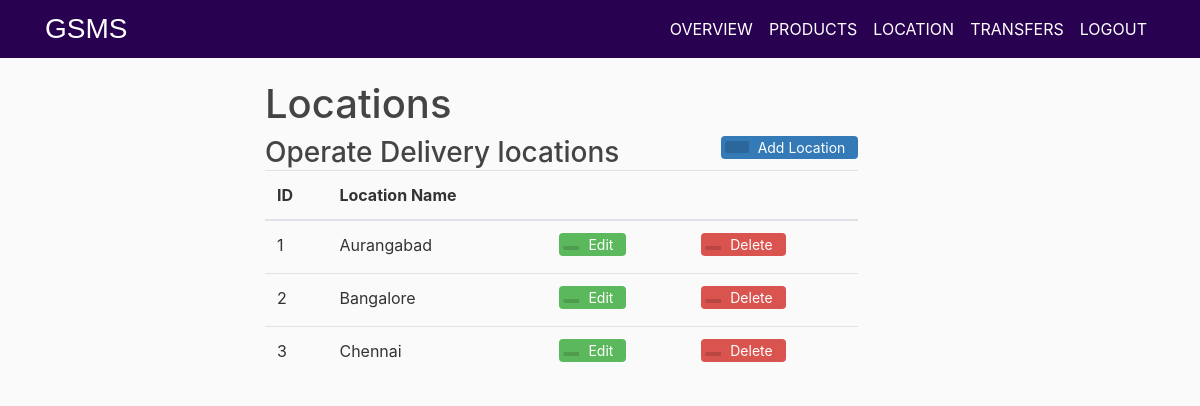
/Location, run on the app's committed database.
### app.py (models this page shows, shortened)
class Location(db.Model):
    loc_id = db.Column(db.Integer, primary_key= True)
    loc_name = db.Column(db.String(20),unique = True, nullable = False)

### app.py (the view, shortened to what this page needs)
@app.route("/Location", methods = ['GET', 'POST'])
def loc():
    form = addlocation()
    lform = editlocation()
    details = Location.query.all()
    exists = bool(Location.query.all())
    if exists== False and request.method == 'GET':
            flash(f'Add locations  to view','info')
    return render_template('loc.html',title = 'Locations',lform=lform,form = form,details=details)

### templates/loc.html (shortened to what this page needs)
{% extends "overview.html" %}
{% block content %}
<div class="container">
<h1>Locations</h1>
<div >
  <h3 style="display: inline-block;margin:0;"> Operate Delivery locations</h3>
  <button type="button" class="btn btn-add" data-toggle="modal" data-target="#exampleModal">
   <span class="btn-icon-add"></span>Add Location</button>
</div>
<table class="table table-hover">
<thead>
 <tr>
   <th>ID</th>
   <th>Location Name</th>
   <th></th>
   <th></th>
 </tr>
</thead>
<tbody>
  {% for d in details %}
  <tr>
    <td>{{d.loc_id}}</td>
    <td>{{d.loc_name}}</td>
   <td>
       <button type="button" class="btn btn-edit" data-toggle="modal" data-target ="#edit{{d.loc_id}}">
       <span class="btn-icon"></span>Edit</button>
   </td>
   <td>
      <a href="{{ url_for('delete', p_id = d.loc_id,type ='location' )}}">
       <button type="button" class="btn btn-delete">
       <span class="btn-icon"></span>Delete</button>
   </td>
 </tr>
{% endfor %}
</tbody>
</table>
</div>
{% endblock content %}

### static/main.css (style rules this page uses)
body { background: #fafafa; color: #333333; margin-top: 5rem; }
h1, h2, h3, h4, h5, h6 { color: #444444; }
a { color: white; }
.btn-icon { position: relative; left: -9px; display: inline-block;padding: 2px 8px; background: rgba(0,0,0,0.15); border-radius: 3px 0 0 3px; color: white; font-size: 14px; }
.btn-icon-add { position: relative; left: -9px; display: inline-block;padding: 6px 12px; background: rgba(0,0,0,0.15); border-radius: 3px 0 0 3px; color: white; font-size: 14px; }
.btn-add { padding-top: 0; padding-bottom: 0; background-color:#337ab7; color: white; font-size: 14px; float: right; }
.btn-edit { padding-top: 0; padding-bottom: 0; background-color: #5cb85c; color: white; font-size: 14px; }
.btn-delete { padding-top: 0; padding-bottom: 0; background-color: #d9534f; color: white; font-size: 14px; }
.btn { margin-bottom:5px;font-size: 14px; }
html { visibility: visible; opacity: 1; }

### templates/overview.html (style rules this page uses)
html { visibility: hidden;opacity:0; }

### data on the page
Location: loc_id "1", loc_name "Aurangabad"
Location: loc_id "2", loc_name "Bangalore"
Location: loc_id "3", loc_name "Chennai"
